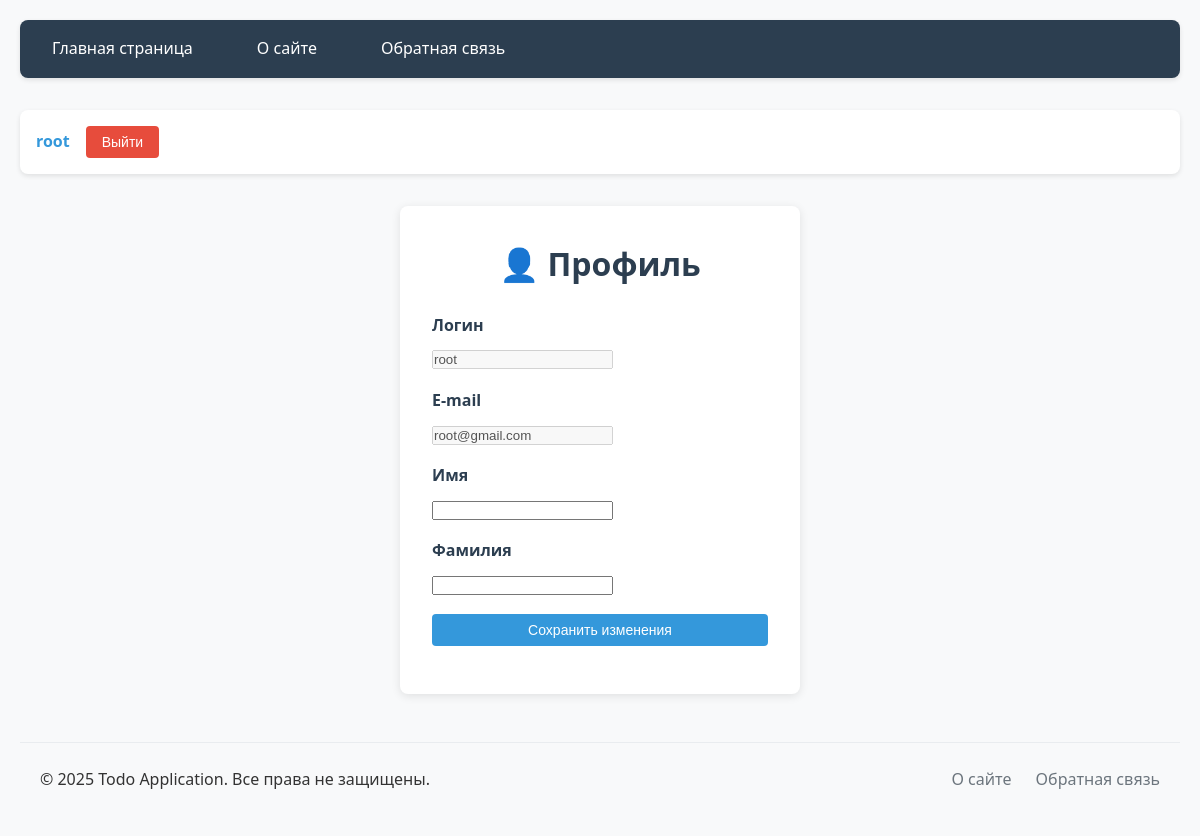
/profile/ (signed in), run on the app's committed database.
### users/models.py (models this page shows)
class User(AbstractUser):
    photo = models.ImageField(upload_to="users/%Y/%m/%d/",
                              blank=True,
                              null=True,
                              verbose_name="Фото профиля"
                              )
    date_birth = models.DateTimeField(blank=True,
                                      null=True,
                                      verbose_name="Дата рождения"
                                      )

### users/views.py (the view, shortened to what this page needs)
# urls.py: path('profile/', views.ProfileUser.as_view(), name='profile'),
class ProfileUser(LoginRequiredMixin, UpdateView):
    model = get_user_model()
    form_class = ProfileUserForm
    template_name = 'users/profile.html'
    extra_context = {
        'title': 'Профиль пользователя',
    }
    def get_object(self, queryset=None):
        return self.request.user

### users/forms.py
class ProfileUserForm(forms.ModelForm):
    username = forms.CharField(disabled=True,
                               label='Логин',
                               widget=forms.TextInput(attrs={'class': 'form-input'}))
    email = forms.CharField(disabled=True,
                            label='E-mail',
                            widget=forms.TextInput(attrs={'class': 'form-input'}))
    class Meta:
        model = get_user_model()
        fields = ['username', 'email', 'first_name', 'last_name']
        labels = {
            'first_name': 'Имя',
            'last_name': 'Фамилия',
        }
        widgets = {
            'first_name': forms.TextInput(attrs={'class': 'form-input'}),
            'last_name': forms.TextInput(attrs={'class': 'form-input'}),
        }

### todo/context_processors.py (called while the page is built)
def get_todo_context(request):
    return {'mainmenu': menu}

### users/templates/users/profile.html (shortened to what this page needs)
{% extends 'base.html' %}
{% block content %}
<div class="auth-form">
    <h1>👤 Профиль</h1>
    <form method="post">
        {% for f in form %}
        <div class="form-group">
            <label class="form-label" for="{{ f.id_for_label }}">{{ f.label }}</label>
            {{ f }}
        </div>
        {% endfor %}
        <div class="form-group">
            <button type="submit" class="btn" style="width: 100%;">Сохранить изменения</button>
        </div>
    </form>
</div>
{% endblock %}

### templates/base.html (shortened to what this page needs)
{% load static %}
<!DOCTYPE html>
<html lang="en">
<head>
    <link type="text/css" href="{% static 'todo/css/styles.css' %}" rel="stylesheet" />
</head>
<body>
    <nav class="navbar">
        <ul class="main-menu">
            {% for m in mainmenu %}
            <li><a href="{% url m.url_name %}">{{ m.title }}</a></li>
            {% endfor %}
        </ul>
    </nav>
    <div class="user-info">
        {% if user.is_authenticated %}
            <span><strong><a href="{% url 'users:profile' %}">{{ user.username }}</a></strong></span>
            <form action="{% url 'users:logout' %}" method="post">
                <button type="submit" class="btn-danger">Выйти</button>
            </form>
        {% else %}
            <a href="{% url 'users:login' %}" class="btn">Войти</a>
            <a href="{% url 'users:register' %}" class="btn btn-success">Регистрация</a>
        {% endif %}
    </div>
    <main>
        {% block content %}
        {% endblock %}
    </main>
</body>
<footer class="footer">
    <div class="footer-content">
        <p>&copy; 2025 Todo Application. Все права не защищены.</p>
        <div class="footer-links">
            <a href="{% url 'about' %}">О сайте</a>
            <a href="{% url 'contact' %}">Обратная связь</a>
        </div>
    </div>
</footer>
</html>

### todo/static/todo/css/styles.css (style rules this page uses)
* { margin: 0; padding: 0; box-sizing: border-box; }
body { font-family: 'Segoe UI', Tahoma, Geneva, Verdana, sans-serif; line-height: 1.6; color: #333; background-color: #f8f9fa; padding: 20px; }
.navbar { background: #2c3e50; padding: 1rem; border-radius: 8px; margin-bottom: 2rem; box-shadow: 0 2px 5px rgba(0,0,0,0.1); }
.main-menu { list-style: none; display: flex; gap: 2rem; }
.main-menu a { color: white; text-decoration: none; padding: 0.5rem 1rem; border-radius: 4px; transition: background-color 0.3s; }
.user-info { background: white; padding: 1rem; border-radius: 8px; margin-bottom: 2rem; box-shadow: 0 2px 5px rgba(0,0,0,0.1); display: flex; align-items: center; gap: 1rem; }
.user-info form { margin: 0; }
button, .btn { background: #3498db; color: white; border: none; padding: 0.5rem 1rem; border-radius: 4px; cursor: pointer; text-decoration: none; display: inline-block; font-size: 14px; transition: background-color 0.3s; }
.btn-danger { background: #e74c3c; }
.auth-form { max-width: 400px; margin: 0 auto; background: white; padding: 2rem; border-radius: 8px; box-shadow: 0 2px 10px rgba(0,0,0,0.1); }
.form-group { margin-bottom: 1rem; }
.form-label { display: block; margin-bottom: 0.5rem; font-weight: 600; color: #2c3e50; }
h1 { color: #2c3e50; margin-bottom: 1.5rem; text-align: center; }
a { color: #3498db; text-decoration: none; }
.footer { margin-top: 3rem; padding: 1.5rem 0; border-top: 1px solid #e9ecef; background: #f8f9fa; }
.footer-content { max-width: 1200px; margin: 0 auto; padding: 0 20px; display: flex; justify-content: space-between; align-items: center; flex-wrap: wrap; gap: 1rem; }
.footer-links { display: flex; gap: 1.5rem; }
.footer-links a { color: #6c757d; text-decoration: none; }

### data on the page
User: username "root", form "root" "root@gmail.com"

### other printed values
{{ m.title }} "Главная страница" "О сайте" "Обратная связь"
{{ f.label }} "Логин" "E-mail" "Имя" "Фамилия"
